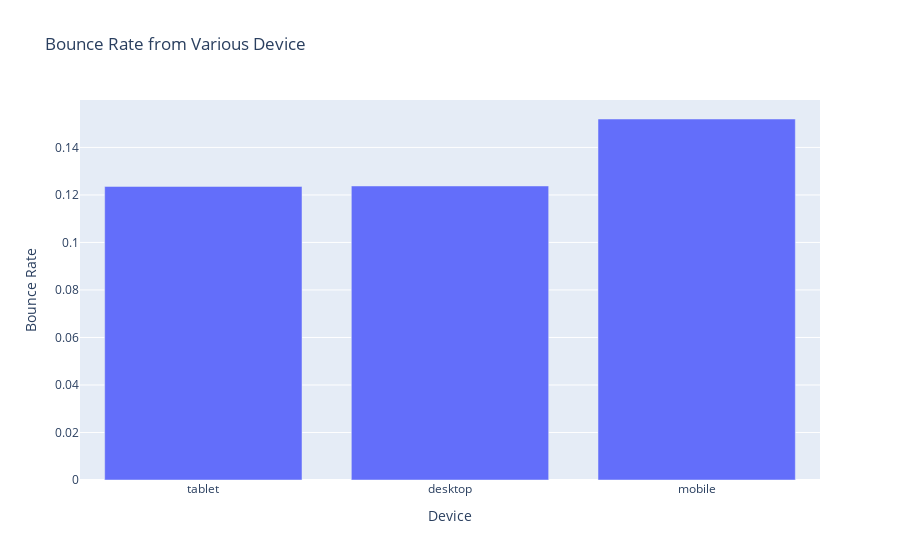

This figure's notebook cell:
### Code cell
fig = px.bar(df.sort_values(by='bounce_rate'), x='device', y='bounce_rate',
            title='Bounce Rate from Various Device',
            labels={'bounce_rate': 'Bounce Rate',
                    'device': 'Device'})

fig.show()

### Figure 1 — Plotly figure (JSON) as saved in the notebook; plotly's stock layout.template omitted (floating-point values rounded to 4 significant figures)
{"data": [{"alignmentgroup": "True", "hovertemplate": "Device=%{x}<br>Bounce Rate=%{y}<extra></extra>", "legendgroup": "", "marker": {"color": "#636efa", "pattern": {"shape": ""}}, "name": "", "offsetgroup": "", "orientation": "v", "showlegend": false, "textposition": "auto", "type": "bar", "x": ["tablet", "desktop", "mobile"], "xaxis": "x", "y": [0.1236, 0.1238, 0.152], "yaxis": "y"}], "layout": {"barmode": "relative", "legend": {"tracegroupgap": 0}, "title": {"text": "Bounce Rate from Various Device"}, "xaxis": {"anchor": "y", "domain": [0, 1], "title": {"text": "Device"}}, "yaxis": {"anchor": "x", "domain": [0, 1], "title": {"text": "Bounce Rate"}}}}
